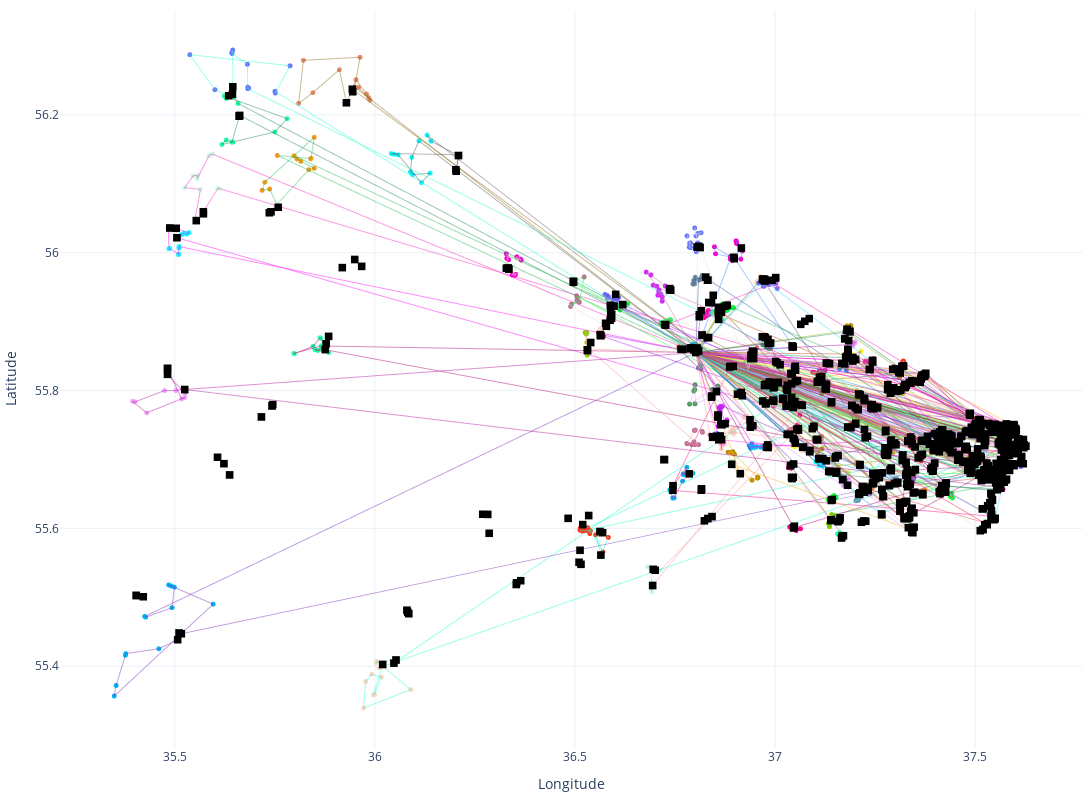

The notebook cell saved with this chart:
### Code cell
# Build figure
fig = go.Figure()

# Color maps
courier_colors = px.colors.qualitative.Alphabet * 10
polygon_colors = px.colors.qualitative.Light24 * 10

# Scatter for orders (by polygon color)
# Collect points by polygon id
mp_to_points = defaultdict(lambda: {"lat": [], "lon": []})
for route in routes:
    for oid in route["route"][1:-1]:  # skip warehouse at ends
        lat, lon, mp = order_to_geo.get(oid, (None, None, None))
        if lat is None:
            continue
        mp_to_points[mp]["lat"].append(lat)
        mp_to_points[mp]["lon"].append(lon)

for i, (mp, pts) in enumerate(mp_to_points.items()):
    fig.add_trace(go.Scattergl(
        x=pts["lon"], y=pts["lat"],
        mode="markers",
        marker=dict(size=order_marker_size, color=polygon_colors[i % len(polygon_colors)]),
        showlegend=False
    ))

# Lines per courier (polyline between consecutive orders in its route)
for idx, route in enumerate(routes):
    color = courier_colors[idx % len(courier_colors)]
    coords = []
    for oid in route["route"]:
        lat, lon, _ = order_to_geo.get(oid, (None, None, None))
        if lat is None:
            continue
        coords.append((lat, lon))
    if len(coords) >= 2:
        fig.add_trace(go.Scattergl(
            x=[c[1] for c in coords], y=[c[0] for c in coords],
            mode="lines",
            line=dict(color=color, width=1),
            opacity=line_opacity,
            showlegend=False
        ))

# Optional: draw ports as squares
if show_ports:
    port_lats = []
    port_lons = []
    for mp, ports in polygon_to_ports.items():
        for pid in ports:
            if pid in order_to_geo:
                plat, plon, _ = order_to_geo[pid]
            elif pid in ports_geo:
                plat, plon = ports_geo[pid]
            else:
                continue
            port_lats.append(plat)
            port_lons.append(plon)
    if port_lats:
        fig.add_trace(go.Scattergl(
            x=port_lons, y=port_lats,
            mode="markers",
            marker=dict(size=port_marker_size, symbol="square", color="#000000"),
            showlegend=False
        ))

fig.update_layout(
    width=1200, height=800,
    margin=dict(l=10, r=10, t=10, b=10),
    xaxis_title="Longitude", yaxis_title="Latitude",
    template="plotly_white"
)
fig.show()
